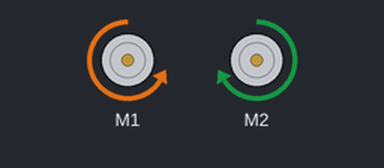
Simulated run of this sketch. Board: Arduino Uno, built with avr-gcc and run on an emulated ATmega328P. Parts: 2 × DC motor (green arrow = forward, orange = backward, longer = faster). What the sketch prints to the serial monitor is not drawn.

Above: at 0.1 s.
Timing chart, 0 to 1.6 s (numbered marks = the images above):
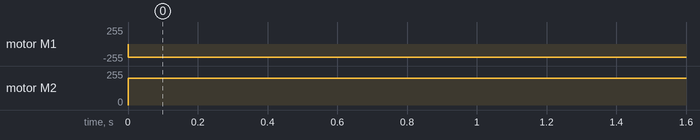

Measured:
- by itself, motor M1: stopped → backward 200/255 at 0.00 s
- by itself, motor M2: stopped → forward 200/255 at 0.00 s

The sketch:

testForward.ino
```cpp
#include <MeMCore.h>

MeDCMotor motor1(M1);  // Motor on port M1
MeDCMotor motor2(M2);  // Motor on port M2
int i = 0 ;
void setup() {
  // put your setup code here, to run once:
  Serial.begin(9600);
}

void loop() {
  // put your main code here, to run repeatedly:
  for(i=0;i<2;i++){
  Serial.println("moving forward");
  motor1.run(-200);  // Full speed forward for motor1  NEEDS TROUBLESHOOTING
  motor2.run(200);  // Full speed forward for motor2
  i=i+1;

  }

}
```
